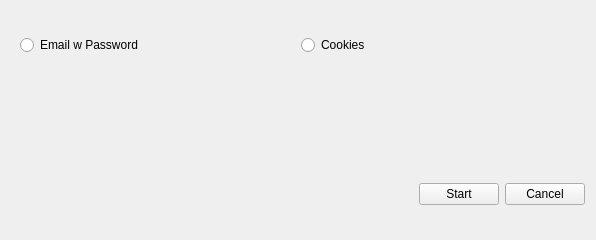
<?xml version="1.0" encoding="UTF-8"?>
<ui version="4.0">
 <class>Form</class>
 <widget class="QWidget" name="Form">
  <property name="geometry">
   <rect>
    <x>0</x>
    <y>0</y>
    <width>596</width>
    <height>240</height>
   </rect>
  </property>
  <property name="windowTitle">
   <string>Form</string>
  </property>
  <layout class="QVBoxLayout" name="verticalLayout">
   <item>
    <widget class="QWidget" name="widget" native="true">
     <layout class="QHBoxLayout" name="horizontalLayout">
      <item>
       <widget class="QRadioButton" name="Email_Password">
        <property name="text">
         <string>Email w Password</string>
        </property>
       </widget>
      </item>
      <item>
       <widget class="QRadioButton" name="Cookie">
        <property name="text">
         <string>Cookies</string>
        </property>
       </widget>
      </item>
     </layout>
    </widget>
   </item>
   <item>
    <widget class="QWidget" name="widget_Info" native="true"/>
   </item>
   <item alignment="Qt::AlignRight">
    <widget class="QWidget" name="widget_2" native="true">
     <layout class="QHBoxLayout" name="horizontalLayout_8">
      <property name="spacing">
       <number>6</number>
      </property>
      <property name="leftMargin">
       <number>0</number>
      </property>
      <property name="topMargin">
       <number>0</number>
      </property>
      <property name="rightMargin">
       <number>0</number>
      </property>
      <property name="bottomMargin">
       <number>0</number>
      </property>
      <item>
       <widget class="QPushButton" name="Start">
        <property name="text">
         <string>Start</string>
        </property>
       </widget>
      </item>
      <item>
       <widget class="QPushButton" name="Cancel">
        <property name="text">
         <string>Cancel</string>
        </property>
       </widget>
      </item>
     </layout>
    </widget>
   </item>
  </layout>
 </widget>
 <resources/>
 <connections/>
</ui>
